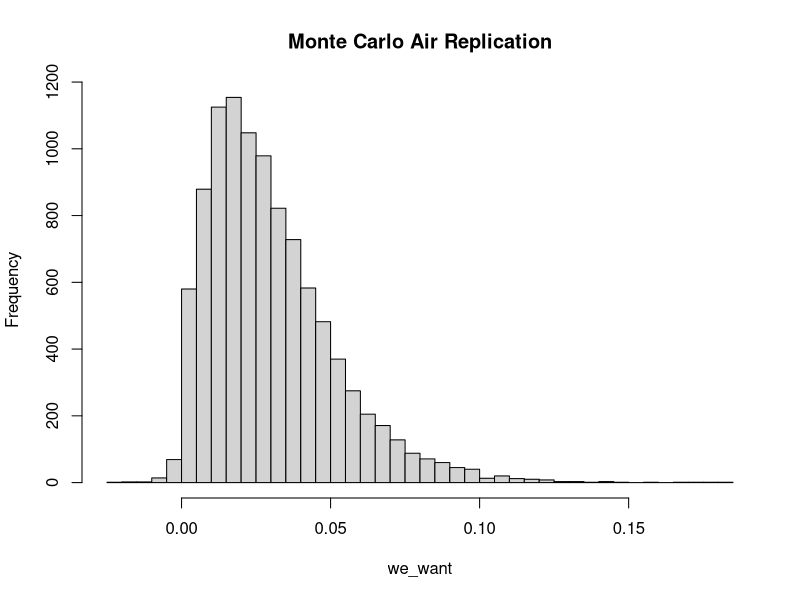
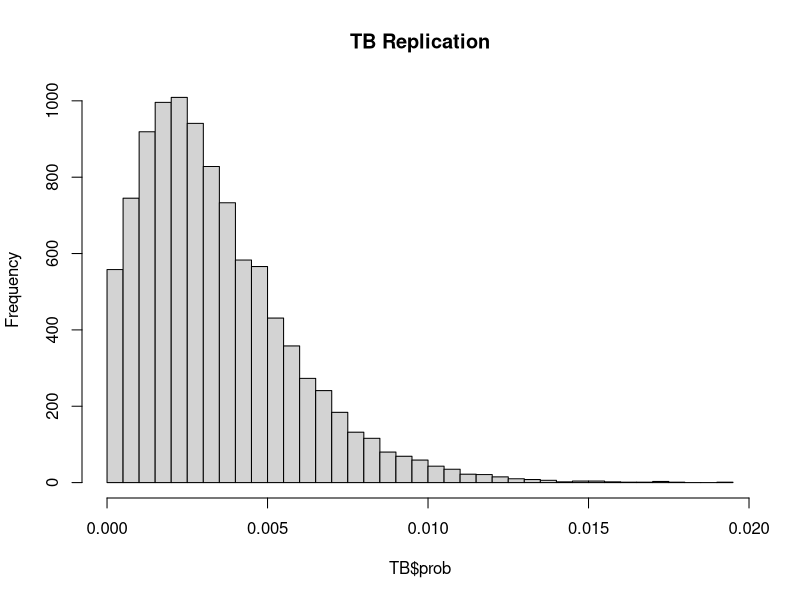
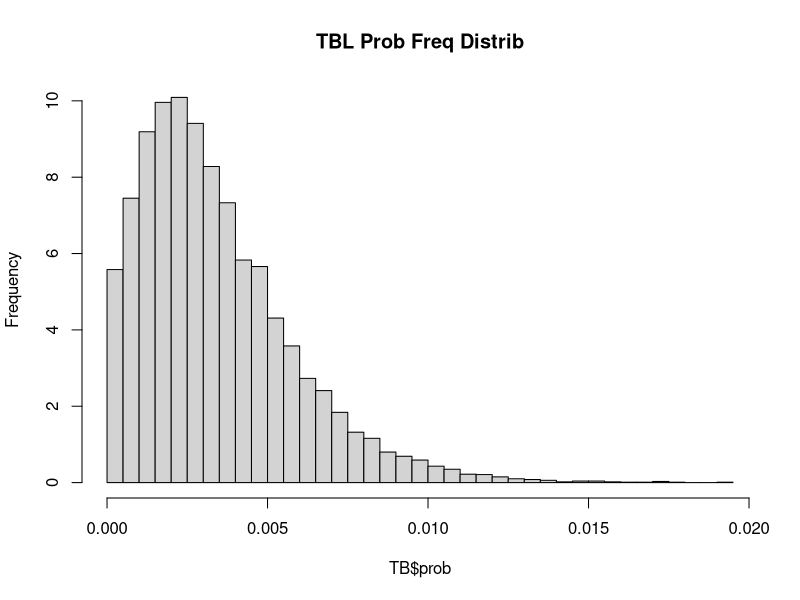
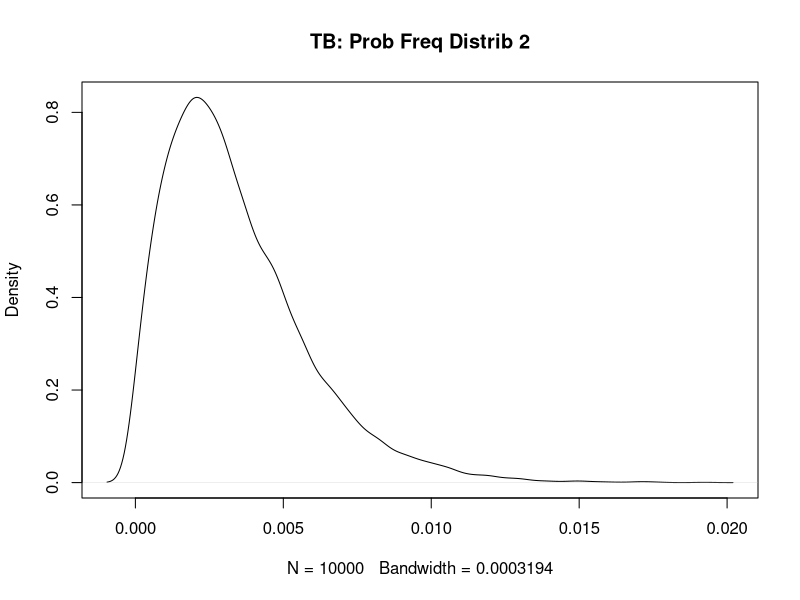
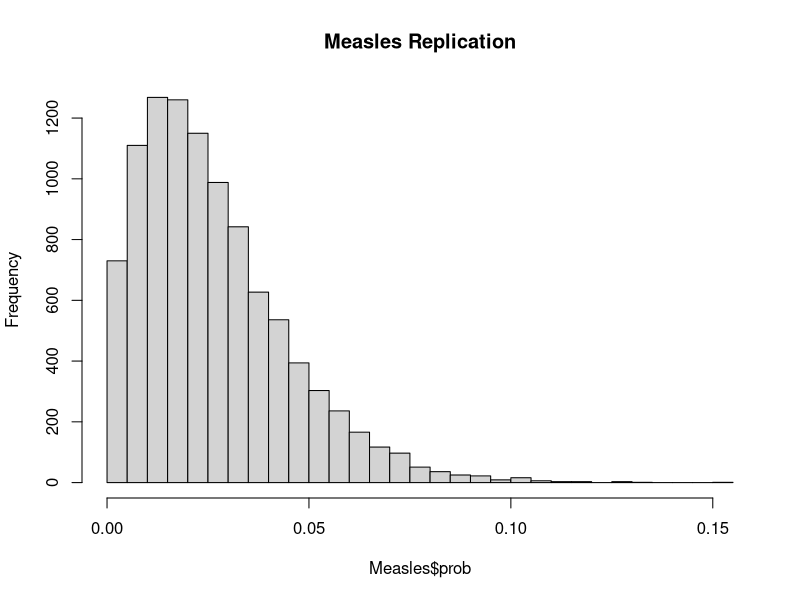
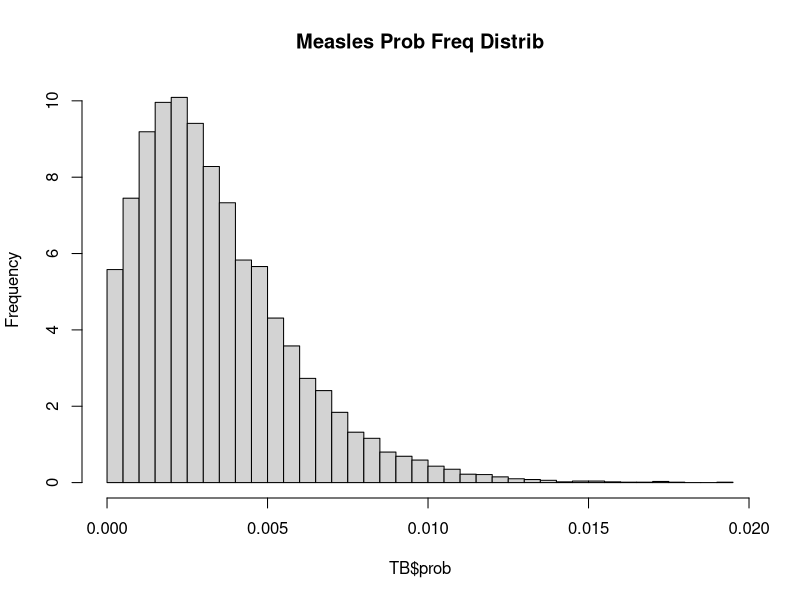
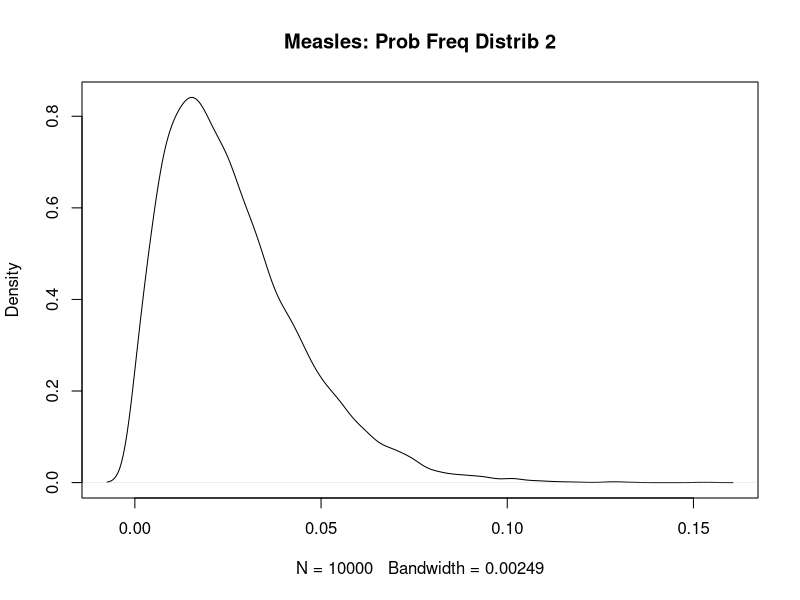
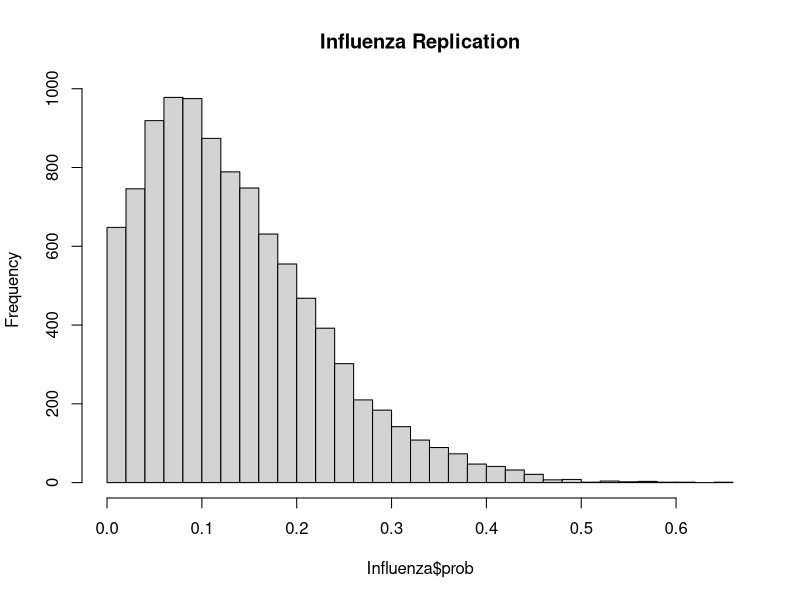

Recreate these plots in R, in order.
## ---- chunk 1
set.seed(400)
## ---- chunk 2
library(dplyr)
library(stats)
library(tidyr)
library(tidyverse)
library(broom)
library(ggplot2)
library(tibble)
## ---- chunk 3
m <- 10000

monte_AIR <- function(m) {
  storing <- numeric(m)
  for (i in 1:m){
    p <- rnorm(1, mean = 0.48, sd = 0.20)
    I <- 1
    phi <- rnorm(1, mean = 100, sd = 20)
    V <- 132
    N <- rnorm(1, mean = 3, sd = 0.5)
    t <- rnorm(1, mean = 0.5, sd = 0.167)
  
    form <- ((p*I*phi)/V) * ((N*t + exp(-N*t) - 1) / (N^2))
  
    storing[i] <- 1 - exp(-form)
  }
  return(storing)
}

we_want <- monte_AIR(m)

mean(we_want)

hist(we_want , breaks = 35, main = "Monte Carlo Air Replication")
## ---- chunk 4
# Wells-Riley formula: 

## vent_mean = 4 <- ventilation rate
## breath_mean = 0.48 <- pumonary ventilation rate
## time_mean = 0.5 <- 30min /1 hr

air_monte <- function(m = 10000, quanta_mean, quanta_sd, 
                      room_vol=132, infect=1, vent_mean=4, vent_sd=1, 
                      breath_mean=0.48, breath_sd=0.2, 
                      time_mean=0.5, time_sd=0.167, s_mean = 19, s_sd=10) {

  
    p_vec <- pmax(rnorm(m, breath_mean, breath_sd), 0)
    phi_vec <- pmax(rnorm(m, quanta_mean, quanta_sd), 0)
    t_vec <- pmax(rnorm(m, time_mean, time_sd), 0)
    Q_vec <- pmax(rnorm(m, vent_mean, vent_sd), 0.01)
    S0_vec <- pmax(round(rnorm(m, s_mean, s_sd)), 1)
    I_vec <- infect
    
      # exposure term
    X_vec <- (I_vec * phi_vec * p_vec * t_vec) / Q_vec
    
      # infection prob. 
    P_vec <- 1 - exp(-X_vec)
    
    new_infect <- S0_vec * P_vec
    S_after <- S0_vec - new_infect
    
    res_df <- tibble::tibble(
      p = p_vec, phi=phi_vec, t=t_vec, Q=Q_vec, S0=S0_vec, 
      X=X_vec, prob=P_vec, infections=new_infect, survivors=S_after
    )
    
    summ <- list(
      mean_prob = mean(res_df$prob),
      mean_infections = mean(res_df$infections),
      prob_quantiles = quantile(res_df$prob, c(0.25,0.5,0.75,0.9,0.95)),
      inf_quantiles = quantile(res_df$infections, c(0.25,0.5,0.75,0.9,0.95))
    )
    return(list(data=res_df, summary=summ))
}

plot_prob <- function(sim_res, title="Infection Prob. Distribution"){
  df <- sim_res$data
  ggplot(df, aes(x=prob)) +
    geom_histogram(aes(y=..count.. / sum(..count..) * 100), bins=35, closed="left") +
    labs(x="Infection Prob. for an Individual(P)", 
         y="Percent of Simulation (%)",
         title=title)
}
## ---- chunk 5
TB <- air_monte(m=10000, quanta_mean=12.7, quanta_sd=3.0)
Flu <- air_monte(m=10000, quanta_mean=100, quanta_sd=25.0)
Meas <- air_monte(m=10000, quanta_mean=570, quanta_sd=143.0)
SARS <- air_monte(m=10000, quanta_mean=2.7, quanta_sd=1.2)

## ---- chunk 6
better_monte <- function(m = 10000, dis_quanta, quanta_sd, room_size = 132, 
                         infected_individuals = 1, room_venti_rate = 4){ 
  probability_inf <- numeric(m)
  num_new_infect <- numeric(m)
  sus_persons <- numeric(m)

  for(i in 1:m) {
    
    p_2 <- max(rnorm(1, mean = 0.48, sd = 0.20), 0)
    phi_2 <- max(rnorm(1, mean = dis_quanta, sd = quanta_sd),0)
    t_2 <- max(rnorm(1, mean = 0.5, sd = 0.167), 0)
    S0 <- max(round(rnorm(1, mean = 19, sd = 10)),1)
    
    q_2 <- infected_individuals * phi_2
 
    n_t <- (q_2/room_venti_rate) * (1 - exp(-room_venti_rate*t_2))
    
    nucci <- ((p_2*q_2)/room_size) * 
      ((room_venti_rate * t_2 + exp(-room_venti_rate * 
                                      t_2) -1) / (room_venti_rate^2))
    
    S_t <- S0 * exp(-nucci)
    
    inf <- S0 - S_t
    
    sus_prob <- inf / S0
    
    probability_inf[i] <- sus_prob
    num_new_infect[i] <- inf
    sus_persons[i] <- S_t
  }
  
  return(list(prob = probability_inf,
              infections = num_new_infect,
              survivors = sus_persons,
              summary = list(mean_prob = mean(probability_inf),
                             mean_infections = mean(num_new_infect),
                             prob_quantiles = quantile(probability_inf, 
                                                       c(0.25, 0.5, 0.75, 
                                                         0.9, 0.95)),
                             inf_quantiles = quantile(num_new_infect, 
                                                      c(0.25, 0.5, 0.75, 
                                                        0.9, 0.95)))))

}

TB <- better_monte(10000, dis_quanta = 12.7, quanta_sd = 3.0,
                   room_size = 132, infected_individuals = 1, 
                   room_venti_rate = 4)

mean(TB$prob)
h <- hist(TB$prob, breaks = 35, main = "TB Replication")
h$counts <- h$counts / sum(h$counts) * 100
plot(h, main = "TBL Prob Freq Distrib")

dens <- density(TB$prob)
dens$y <- dens$y / sum(dens$y) *100
plot(dens, main = "TB: Prob Freq Distrib 2")
## ---- chunk 7
Measles <- better_monte(10000, dis_quanta = 100, quanta_sd = 25.0,
                   room_size = 132, infected_individuals = 1, 
                   room_venti_rate = 4)

mean(Measles$prob)
hMeas <- hist(Measles$prob, breaks = 35, main = "Measles Replication")

hMeas$counts <- hMeas$counts / sum(hMeas$counts) * 100

plot(h, main = "Measles Prob Freq Distrib")


densM <- density(Measles$prob)

densM$y <- densM$y / sum(densM$y) *100

plot(densM, main = "Measles: Prob Freq Distrib 2")
## ---- chunk 8
Influenza <- better_monte(10000, dis_quanta = 570, quanta_sd = 173.0,
                   room_size = 132, infected_individuals = 1, 
                   room_venti_rate = 4)

mean(Influenza$prob)

hFLU <- hist(Influenza$prob, breaks = 35, main = "Influenza Replication")

hFLU$counts <- hFLU$counts / sum(hFLU$counts) * 100

plot(hFLU, main = "Influenza Prob Freq Distrib")


densFLU <- density(Influenza$prob)

densFLU$y <- densFLU$y / sum(densFLU$y) *100

plot(densFLU, main = "Influenza: Prob Freq Distrib 2")

## ---- chunk 9
sum_disease <- tibble::tibble(
  Disease=c("TB","Flu", "Meas", "SARS"),
  Mean_Prob = c(TB$summary$mean_prob,
                Flu$summary$mean_prob,
                Meas$summary$mean_prob,
                SARS$summary$mean_prob),
  Mean_Infections = c(TB$summary$mean_infections,
                      Flu$summary$mean_infections,
                      Meas$summary$mean_infections,
                      SARS$summary$mean_infections),
  Prob_25 = c(TB$summary$prob_quantiles[1],
              Flu$summary$prob_quantiles[1],
              Meas$summary$prob_quantiles[1],
              SARS$summary$prob_quantiles[1]),
  Prob_50 = c(TB$summary$prob_quantiles[2],
              Flu$summary$prob_quantiles[2],
              Meas$summary$prob_quantiles[2],
              SARS$summary$prob_quantiles[2]),
  Prob_75 = c(TB$summary$prob_quantiles[3],
              Flu$summary$prob_quantiles[3],
              Meas$summary$prob_quantiles[3],
              SARS$summary$prob_quantiles[3]),
  Prob_90 = c(TB$summary$prob_quantiles[4],
              Flu$summary$prob_quantiles[4],
              Meas$summary$prob_quantiles[4],
              SARS$summary$prob_quantiles[4]),
  Prob_95 = c(TB$summary$prob_quantiles[5],
              Flu$summary$prob_quantiles[5],
              Meas$summary$prob_quantiles[5],
              SARS$summary$prob_quantiles[5])
)

sum_dis_round <- sum_disease %>%
  mutate(across(where(is.numeric), ~ round(.x,3)))

sum_dis_round

## ---- chunk 10

## The monte carlo simulation results estimate the infection risk for four airborne disease in a standard waiting room scenario. 

## Tuberculosis: moderate mean infection prob of 0.499 per susceptible individual, with approx 9.6 expected new infections, high variability: range from 0.342 to 0.857, showing potential higher-risk scenarios in dif conditions

## Influenza: higher mean prob: 0.941, nearly 18 expected infections, median and upper quantiles approach 1, infection is almost certain in the environment

## Measles: highest risk, mean prob. of 0.987, almost entire susceptible pop expected to become infected, all quantiles 1

## SARS: low mean prob: 0.153, roughly 3 expected new infections, moderate variability ranges from 0.072 to 0.369

## *infection risk is strongly driven by the disease'airborne quanta generation rate: meas and flu-high risk, tb-moderate risk, sars-lower risk
